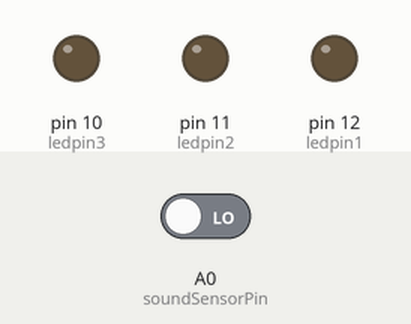
Recording of a sketch running on a simulated Arduino Uno, built with avr-gcc and run on an emulated ATmega328P. Shown: output pins drawn as LEDs (lit = HIGH). The test bench sets the inputs (shaded band); at power-on: A0 (soundSensorPin) LOW.

Above: at 1.2 s.
1.3 s: A0 (soundSensorPin) driven HIGH
At 2.4 s:
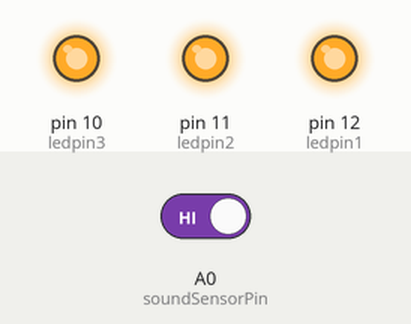
2.8 s: A0 (soundSensorPin) driven LOW
At 3.5 s:
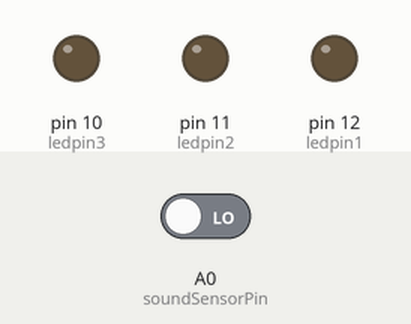
Timing chart, 0 to 5.8 s (numbered marks = the images above; inputs shaded):
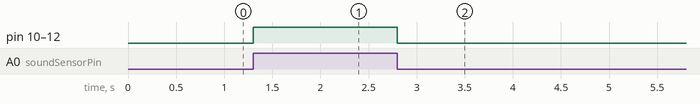

The sketch:

Sound_sensor.ino
```cpp
// Pin definitions
int soundSensorPin = A0; // Sound sensor digital output pin
int ledpin1= 12;
int ledpin2= 11;
int ledpin3=10;

      // LED pin

void setup() {
  pinMode(soundSensorPin, INPUT); // Set sound sensor as input
  pinMode(ledpin1, OUTPUT);        // Set LED as output
  digitalWrite(ledpin1, LOW);
    pinMode(ledpin2, OUTPUT);        // Set LED as output
  digitalWrite(ledpin2, LOW);
    pinMode(ledpin3, OUTPUT);        // Set LED as output
  digitalWrite(ledpin3, LOW);   // Ensure LED is off initially
}

void loop() {
  int soundDetected = digitalRead(soundSensorPin); // Read sound sensor output

  if (soundDetected == HIGH) {
    digitalWrite(ledpin1, HIGH);
    digitalWrite(ledpin2, HIGH);
    digitalWrite(ledpin3, HIGH);
     // Turn on the LED when sound is detected
  } else {
    digitalWrite(ledpin1, LOW);
     digitalWrite(ledpin2, LOW);
      digitalWrite(ledpin3, LOW); // Turn off the LED when no sound is detected
   }
}
```

Measured:
- after the input at 1.3 s, pin 10 (ledpin3), pin 11 (ledpin2), pin 12 (ledpin1): LOW → HIGH at once
- after the input at 2.8 s, pin 10 (ledpin3), pin 11 (ledpin2), pin 12 (ledpin1): HIGH → LOW at once
